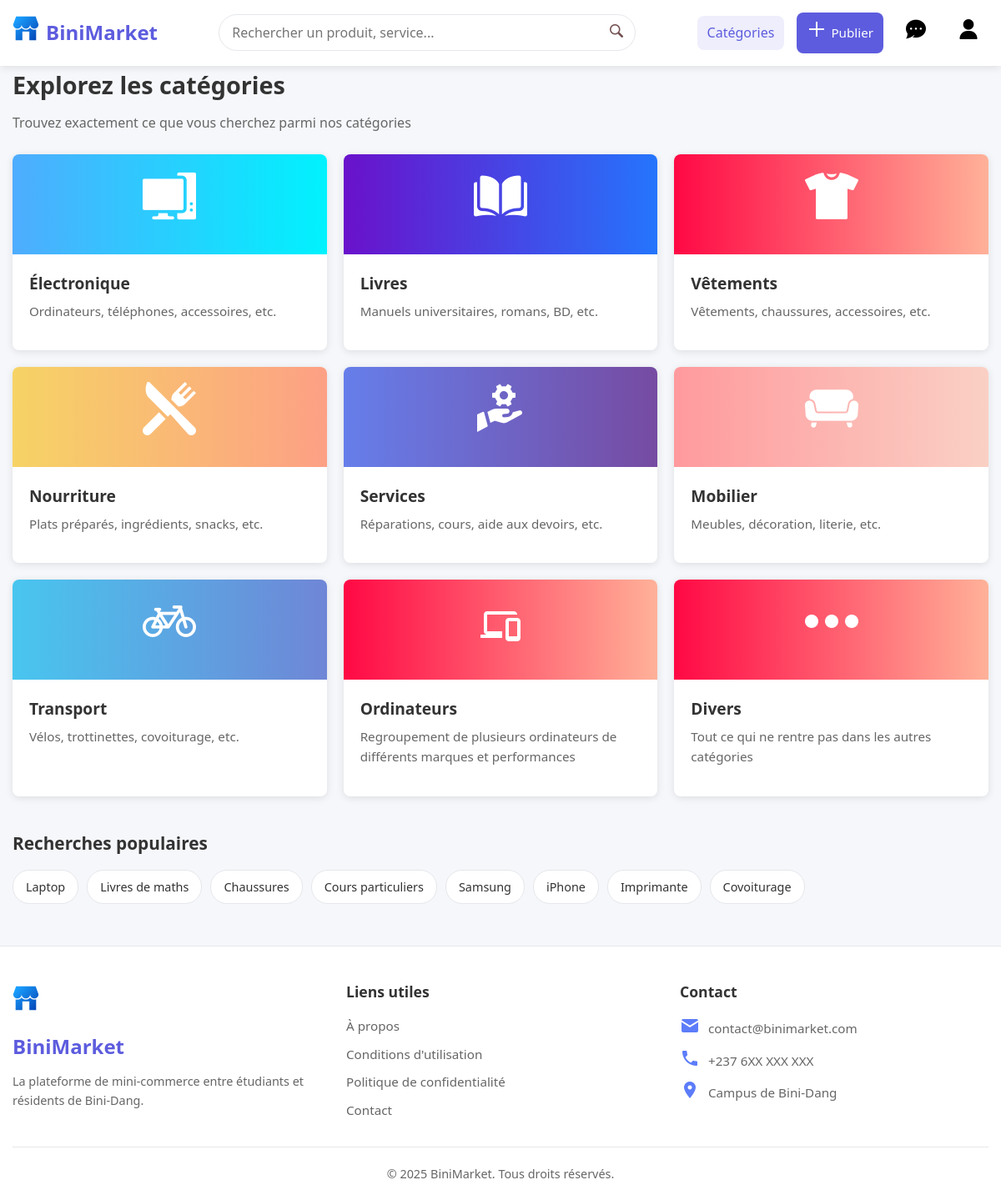
/categories.php, run on the app's committed database.
### tables this page shows
CREATE TABLE `categories` (
  `category_id` int(11) NOT NULL,
  `name` varchar(50) NOT NULL,
  `description` text DEFAULT NULL,
  `icon1` varchar(50) DEFAULT 'images/icons/petit/img-image.png',
  `icon2` text DEFAULT '\'images/icons/petit/img-image.png\'',
  `parent_category_id` int(11) DEFAULT NULL
);

### categories.php (the view, shortened to what this page needs)
<?php
    require_once "php/db.php";
    $sql1 = "SELECT * FROM categories ";
    $res1 = mysqli_query($conn, $sql1);
    $category = mysqli_fetch_all($res1, MYSQLI_ASSOC);
?>
<!DOCTYPE html>
<html lang="fr">
<head>
    <link rel="stylesheet" href="styles/common.css">
    <link rel="stylesheet" href="styles/search.css">
</head>
<body>
    <header>
        <div class="container">
            <div class="header-content">
                <div class="logo">
                    <a href="index.php">
                        <i class="fas fa-store"><img src="images/icons/petit/shop.png"/></i>
                        <span>BiniMarket</span>
                    </a>
                </div>
                <div class="search-bar">
                    <form action="search.php" method="get">
                        <input type="text" name="q" placeholder="Rechercher un produit, service...">
                        <button type="submit"><i class="fas fa-search"><img src="images/icons/petit/loupe.png"/></i></button>
                    </form>
                </div>
                <nav class="main-nav">
                    <ul>
                        <li><a href="categories.php" class="active">Catégories</a></li>
                        <li><a href="add-listing.php" class="btn-primary"><i class="fas fa-plus"><img src="images/icons/petit/icons8-plus-math-24.png"/></i> Publier</a></li>
                        <li><a href="messages.php"><i class="fas fa-comment"><img src="images/icons/petit/img-chat1.png"/></i></a></li>
                        <li><a href="auth.php"><i class="fas fa-user"><img src="images/icons/petit/img-user1.png"/></i></a></li>
                    </ul>
                </nav>
            </div>
        </div>
    </header>
    <main>
        <div class="container">
            <div class="categories-container">
                <h1>Explorez les catégories</h1>
                <p class="categories-subtitle">Trouvez exactement ce que vous cherchez parmi nos catégories</p>
                <div class="categories-grid">
                    <?php
                        $style=[
                            'Électronique' => 'background: linear-gradient(to right, #4facfe, #00f2fe);',
                            'Livres'  => 'background: linear-gradient(to right, #6a11cb, #2575fc);',
                            'Vêtements' => 'background: linear-gradient(to right, #ff0844, #ffb199);',
                            'Nourriture' => 'background: linear-gradient(to right, #f6d365, #fda085);',
                            'Services' => 'background: linear-gradient(to right, #667eea, #764ba2);',
                            'Mobilier' => 'background: linear-gradient(to right, #ff9a9e, #fad0c4);',
                            'Transport' => 'background: linear-gradient(to right, #48c6ef, #6f86d6);',
                            'Divers' => 'background: linear-gradient(to right, #a1c4fd, #c2e9fb);'
                        ];
                        foreach($category as $cat):
                            $name = $cat['name'];
                            if(!isset($style[$name])){
                                $st = 'background: linear-gradient(to right, #ff0844, #ffb199);';
                            }else {
                                $st = $style[$name];
                            }
                            if($cat['name']=='Divers'){
                                $dernier = $cat;
                                $st = $style[$name];
                                continue;
                            }
                    ?>
                    <a href="search.php?category[]=<?= $cat['name'] ?>" class="category-card">
                        <div class="category-header" style="<?= $st ?>">
                            <i class="fas fa-laptop"><img src="images/icons/petit/<?= $cat['icon2'] ?>"/></i>
                        </div>
                        <div class="category-content">
                            <h2><?= $cat['name'] ?></h2>
                            <p><?= $cat['description'] ?></p>
                        </div>
                    </a>
                    <?php endforeach;
                    if($dernier){
                        echo "<a href='search.php?category[]={$dernier['name']}' class='category-card'>
                            <div class='category-header' style='{$st}''>
                                <i class='fas fa-laptop'><img src='images/icons/petit/{$dernier['icon2']}'/></i>
                            </div>
                            <div class='category-content'>
                                <h2>{$dernier['name']}</h2>
                                <p>{$dernier['description']}</p>
                                <div class='category-meta'>
                                    <i class='fas fa-chevron-right'></i>
                                </div>
                            </div>
                        </a>";
                    }
                    ?>
                </div>
                <div class="popular-section">
                    <h2>Recherches populaires</h2>
                    <div class="popular-tags">
                        <a href="search.php?q=laptop" class="popular-tag">Laptop</a>
                        <a href="search.php?q=livre+maths" class="popular-tag">Livres de maths</a>
                        <a href="search.php?q=chaussures" class="popular-tag">Chaussures</a>
                        <a href="search.php?q=cours+particuliers" class="popular-tag">Cours particuliers</a>
                        <a href="search.php?q=samsung" class="popular-tag">Samsung</a>
                        <a href="search.php?q=iphone" class="popular-tag">iPhone</a>
                        <a href="search.php?q=imprimante" class="popular-tag">Imprimante</a>
                        <a href="search.php?q=covoiturage" class="popular-tag">Covoiturage</a>
                    </div>
                </div>
            </div>
        </div>
    </main>
    <footer>
        <div class="container">
            <div class="footer-content">
                <div class="footer-logo">
                    <i class="fas fa-store"><img src="images/icons/petit/shop.png"/></i>
                    <span>BiniMarket</span>
                    <p>La plateforme de mini-commerce entre étudiants et résidents de Bini-Dang.</p>
                </div>
                <div class="footer-links">
                    <h3>Liens utiles</h3>
                    <ul>
                        <li><a href="utiles/about.html">À propos</a></li>
                        <li><a href="utiles/terms.html">Conditions d'utilisation</a></li>
                        <li><a href="utiles/privacy.html">Politique de confidentialité</a></li>
                        <li><a href="utiles/contact.html">Contact</a></li>
                    </ul>
                </div>
                <div class="footer-contact">
                    <h3>Contact</h3>
                    <p><i class="fas fa-envelope"><img src="images/icons/petit/icons8-message-24.png"/></i> contact@binimarket.com</p>
                    <p><i class="fas fa-phone"><img src="images/icons/petit/icons8-phone-24.png"/></i> +237 6XX XXX XXX</p>
                    <p><i class="fas fa-map-marker-alt"><img src="images/icons/petit/icons8-marqueur-24.png"/></i> Campus de Bini-Dang</p>
                </div>
            </div>
            <div class="footer-bottom">
                <p>&copy; 2025 BiniMarket. Tous droits réservés.</p>
            </div>
        </div>
    </footer>
</body>
</html>

### styles/common.css (style rules this page uses)
* { margin: 0; padding: 0; box-sizing: border-box; font-family: 'Segoe UI', Tahoma, Geneva, Verdana, sans-serif; }
:root { --primary-color: #5D5CDE; --primary-dark: #4F46E5; --primary-light: #8583E1; --secondary-color: #FF8A65; --secondary-dark: #E57373; --text-color: #333333; --text-light: #666666; --bg-color: #FFFFFF; --bg-light: #F5F7FA; --bg-dark: #181818; --card-bg: #FFFFFF; --card-bg-dark: #242424; --border-color: #E5E7EB; --border-dark: #333333; --success-color: #4CAF50; --warning-color: #FFC107; --error-color: #F44336; --shadow: 0 2px 10px rgba(0, 0, 0, 0.1); --radius: 8px; --transition: all 0.3s ease; }
body { background-color: var(--bg-light); color: var(--text-color); line-height: 1.6; font-size: 16px; }
.container { width: 100%; max-width: 1200px; margin: 0 auto; padding: 0 15px; }
a { color: var(--primary-color); text-decoration: none; transition: var(--transition); }
ul { list-style: none; }
img { max-width: 100%; height: auto; }
.btn-primary, .btn-secondary, .btn-tertiary,.btn-decon { display: inline-flex; align-items: center; justify-content: center; padding: 10px 16px; border-radius: var(--radius); font-weight: 600; cursor: pointer; transition: var(--transition); border: none; font-size: 0.95rem; }
.btn-primary { background-color: var(--primary-color); color: white; }
header { background-color: var(--bg-color); box-shadow: var(--shadow); position: sticky; top: 0; z-index: 100; }
.header-content { display: flex; align-items: center; justify-content: space-between; padding: 15px 0; }
.logo a { display: flex; align-items: center; color: var(--primary-color); font-weight: 700; font-size: 1.5rem; }
.logo i { margin-right: 8px; font-size: 1.8rem; }
.search-bar { flex: 1; max-width: 500px; margin: 0 20px; }
.search-bar form { display: flex; position: relative; }
.search-bar input { width: 100%; padding: 10px 40px 10px 15px; border: 1px solid var(--border-color); border-radius: 25px; font-size: 1rem; outline: none; transition: var(--transition); }
.search-bar button { position: absolute; right: 15px; top: 50%; transform: translateY(-50%); background: none; border: none; color: var(--text-light); cursor: pointer; }
.main-nav ul { display: flex; align-items: center; gap: 15px; }
.main-nav a { display: flex; align-items: center; color: var(--text-color); font-weight: 500; padding: 8px 12px; border-radius: var(--radius); transition: var(--transition); }
.main-nav a:hover, .main-nav a.active { color: var(--primary-color); background-color: rgba(93, 92, 222, 0.1); }
.main-nav a.btn-primary { color: white; background-color: var(--primary-color); }
.main-nav a.btn-primary i { margin-right: 5px; }
.main-nav a i { font-size: 1.2rem; }
footer { background-color: var(--bg-color); border-top: 1px solid var(--border-color); padding: 40px 0 20px; margin-top: 50px; }
.footer-content { display: grid; grid-template-columns: repeat(auto-fit, minmax(250px, 1fr)); gap: 30px; margin-bottom: 30px; }
.footer-logo { display: flex; flex-direction: column; align-items: flex-start; }
.footer-logo i { color: var(--primary-color); font-size: 2rem; margin-bottom: 10px; }
.footer-logo span { color: var(--primary-color); font-weight: 700; font-size: 1.5rem; margin-bottom: 10px; }
.footer-logo p { color: var(--text-light); font-size: 0.9rem; }
.footer-links h3, .footer-contact h3 { font-size: 1.1rem; margin-bottom: 15px; color: var(--text-color); }
.footer-links ul { display: flex; flex-direction: column; gap: 8px; }
.footer-links a { color: var(--text-light); font-size: 0.95rem; transition: var(--transition); }
.footer-contact p { display: flex; align-items: center; color: var(--text-light); font-size: 0.95rem; margin-bottom: 8px; }
.footer-contact i { margin-right: 10px; color: var(--primary-color); }
.footer-bottom { text-align: center; border-top: 1px solid var(--border-color); padding-top: 20px; color: var(--text-light); font-size: 0.9rem; }

### data on the page
categories: icon2 (picture), name "Électronique", description "Ordinateurs, téléphones, accessoires, etc."
categories: icon2 (picture), name "Livres", description "Manuels universitaires, romans, BD, etc."
categories: icon2 (picture), name "Vêtements", description "Vêtements, chaussures, accessoires, etc."
categories: icon2 (picture), name "Nourriture", description "Plats préparés, ingrédients, snacks, etc."
categories: icon2 (picture), name "Services", description "Réparations, cours, aide aux devoirs, etc."
categories: icon2 (picture), name "Mobilier", description "Meubles, décoration, literie, etc."
categories: icon2 (picture), name "Transport", description "Vélos, trottinettes, covoiturage, etc."
categories: icon2 (picture), name "Ordinateurs", description "Regroupement de plusieurs ordinateurs de différents marques et performances"
categories: icon2 (picture), name "Divers", description "Tout ce qui ne rentre pas dans les autres catégories"
